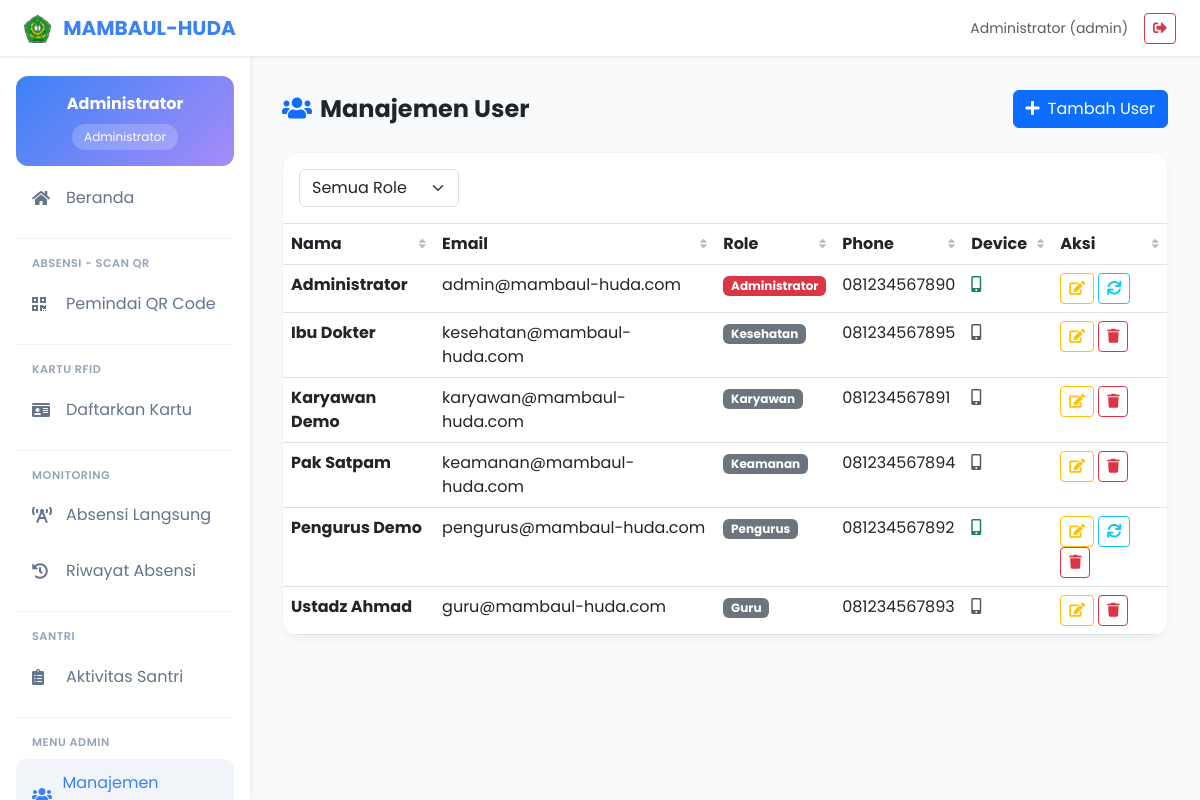
Screenshot of /admin/pengguna.php (signed in) with the database file from the repository.
### tables this page shows
CREATE TABLE `users`  (
  `id` bigint UNSIGNED NOT NULL AUTO_INCREMENT,
  `name` varchar(255) NOT NULL,
  `email` varchar(255) NOT NULL,
  `password` varchar(255) NOT NULL,
  `address` text NULL,
  `role` enum('admin','karyawan','pengurus','guru','keamanan','kesehatan') NOT NULL DEFAULT 'karyawan',
  `foto` varchar(255) NULL DEFAULT 'profile.jpg',
  `phone` varchar(20) NULL DEFAULT NULL,
  `remember_token` varchar(100) NULL DEFAULT NULL,
  `created_at` timestamp NULL DEFAULT CURRENT_TIMESTAMP,
  `updated_at` timestamp NULL DEFAULT CURRENT_TIMESTAMP ON UPDATE CURRENT_TIMESTAMP,
  `deleted_at` timestamp NULL DEFAULT NULL,
  `deleted_by` int NULL DEFAULT NULL,
  PRIMARY KEY (`id`) USING BTREE,
  UNIQUE INDEX `email`(`email` ASC) USING BTREE
);

### config.php (called while the page is built, shortened)
<?php
function getDB()
{
    static $pdo = null;
    if ($pdo === null) {
        try {
            $dsn = "mysql:host=" . DB_HOST . ";port=" . DB_PORT . ";dbname=" . DB_NAME . ";charset=utf8mb4";
            $pdo = new PDO($dsn, DB_USER, DB_PASS, [
                PDO::ATTR_ERRMODE => PDO::ERRMODE_EXCEPTION,
                PDO::ATTR_DEFAULT_FETCH_MODE => PDO::FETCH_ASSOC,
                PDO::ATTR_EMULATE_PREPARES => false,
            ]);
        } catch (PDOException $e) {
            die("Koneksi database gagal: " . $e->getMessage());
        }
    }
    return $pdo;
}
function getCurrentUser()
{
    $pdo = getDB();
    $stmt = $pdo->prepare("SELECT * FROM users WHERE id = ?");
    $stmt->execute([$_SESSION['user_id']]);
    return $stmt->fetch();
}

### functions.php (called while the page is built, shortened)
<?php
require_once __DIR__ . '/config.php';
function e($string)
{
    return htmlspecialchars($string ?? '', ENT_QUOTES, 'UTF-8');
}

### admin/pengguna.php (the view, shortened to what this page needs)
<?php
require_once __DIR__ . '/../functions.php';
$pdo = getDB();
$filterRole = $_GET['role'] ?? '';
$sql = "SELECT u.*, (SELECT COUNT(*) FROM user_devices ud WHERE ud.user_id = u.id) as device_count FROM users u WHERE u.deleted_at IS NULL";
if ($filterRole) {
    $sql .= " AND u.role = ? ORDER BY u.name ASC";
    $stmt = $pdo->prepare($sql);
    $stmt->execute([$filterRole]);
} else {
    $sql .= " ORDER BY u.name ASC";
    $stmt = $pdo->query($sql);
}
$users = $stmt->fetchAll();
?>
<?php include __DIR__ . '/../include/header.php'; ?>
<?php include __DIR__ . '/../include/sidebar.php'; ?>
<div class="main-content">
    <div class="d-flex justify-content-between align-items-center mb-4">
        <h4 class="fw-bold mb-0"><i class="fas fa-users me-2 text-primary"></i>Manajemen User</h4>
        <button class="btn btn-primary" data-bs-toggle="modal" data-bs-target="#modalUser" onclick="resetForm()">
            <i class="fas fa-plus me-1"></i> Tambah User
        </button>
    </div>
    <div class="card-custom">
        <div class="p-3 border-bottom">
            <select class="form-select w-auto" onchange="location.href='pengguna.php?role='+this.value">
                <option value="">Semua Role</option>
            </select>
        </div>
        <div class="table-responsive">
            <table class="table table-hover mb-0 table-sortable">
                <thead class="bg-light">
                    <tr>
                        <th>Nama</th>
                        <th>Email</th>
                        <th>Role</th>
                        <th>Phone</th>
                        <th>Device</th>
                        <th>Aksi</th>
                    </tr>
                </thead>
                <tbody>
                    <?php foreach ($users as $u): ?>
                        <tr>
                            <td><strong><?= e($u['name']) ?></strong></td>
                            <td><?= e($u['email']) ?></td>
                            <td><span
                                    class="badge bg-<?= $u['role'] === 'admin' ? 'danger' : 'secondary' ?>"><?= $roleLabels[$u['role']] ?? ucfirst($u['role']) ?></span>
                            </td>
                            <td><?= e($u['phone'] ?? '-') ?></td>
                            <td>
                                <?= $u['device_count'] > 0 ? '<i class="fas fa-mobile-alt text-success"></i>' : '<i class="fas fa-mobile-alt text-muted"></i>' ?>
                            </td>
                            <td>
                                <button class="btn btn-sm btn-outline-warning"
                                    onclick="editUser(<?= htmlspecialchars(json_encode($u)) ?>)"><i
                                        class="fas fa-edit"></i></button>
                                <?php if ($u['device_count'] > 0): ?>
                                    <form method="POST" class="d-inline" onsubmit="return confirm('Reset device user ini?')">
                                        <button class="btn btn-sm btn-outline-info"><i class="fas fa-sync"></i></button>
                                    </form>
                                <?php endif; ?>
                                <?php if ($u['id'] != $user['id']): ?>
                                    <form method="POST" class="d-inline" onsubmit="return confirm('Hapus user ini?')">
                                        <button class="btn btn-sm btn-outline-danger"><i class="fas fa-trash"></i></button>
                                    </form>
                                <?php endif; ?>
                            </td>
                        </tr>
                    <?php endforeach; ?>
                </tbody>
            </table>
        </div>
    </div>
</div>
<?php include __DIR__ . '/../include/footer.php'; ?>

### include/header.php (shortened to what this page needs)
<?php
$isAdminPage = strpos($_SERVER['REQUEST_URI'], '/admin/') !== false;
$basePath = $isAdminPage ? '../' : '';
$user = getCurrentUser();
$role = $user['role'] ?? '';
?>
<!DOCTYPE html>
<html lang="id">
<head>
    <link rel="stylesheet" href="https://cdnjs.cloudflare.com/ajax/libs/font-awesome/5.15.4/css/all.min.css">
    <link href="https://cdn.jsdelivr.net/npm/bootstrap@5.3.0/dist/css/bootstrap.min.css" rel="stylesheet">
</head>
<body>
    <nav class="navbar navbar-custom fixed-top">
        <div class="container-fluid px-3 px-md-4">
            <div class="d-flex align-items-center">
                <a class="navbar-brand" href="<?= $basePath ?>beranda.php">
                    <img src="<?= $basePath ?>logo-pondok.png" alt="Logo"
                        style="height: 28px; width: auto; margin-right: 8px;">
                    <?= APP_NAME ?>
                </a>
            </div>
            <div class="d-flex align-items-center gap-2 gap-md-3">
                <span class="text-muted small d-none d-sm-inline">
                    <?= e($user['name'] ?? 'Guest') ?> (<?= e($role) ?>)
                </span>
                <button type="button" class="btn btn-outline-danger btn-sm" onclick="confirmLogout()">
                    <i class="fas fa-sign-out-alt"></i>
                </button>
            </div>
        </div>
    </nav>

### include/sidebar.php (shortened to what this page needs)
<?php
$currentPage = basename($_SERVER['PHP_SELF']);
$isAdmin = strpos($_SERVER['PHP_SELF'], '/admin/') !== false;
$basePath = $isAdmin ? '../' : '';
$user = getCurrentUser();
$role = $user['role'] ?? '';
$roleLabels = [
    'admin' => 'Administrator',
    'karyawan' => 'Karyawan',
    'pengurus' => 'Pengurus',
    'guru' => 'Guru',
    'keamanan' => 'Keamanan',
    'kesehatan' => 'Kesehatan'
];
?>
<div class="sidebar">
    <div class="user-badge">
        <div class="fw-bold"><?= e($user['name'] ?? 'User') ?></div>
        <div class="role-badge"><?= $roleLabels[$role] ?? ucfirst($role) ?></div>
    </div>
    <div class="sidebar-scroll">
        <ul class="sidebar-menu">
            <li>
                <a href="<?= $basePath ?>beranda.php" class="<?= $currentPage === 'beranda.php' ? 'active' : '' ?>">
                    <i class="fas fa-home"></i> Beranda
                </a>
            </li>
            <div class="sidebar-divider"></div>
            <div class="sidebar-header">Absensi - Scan QR</div>
            <li>
                <a href="<?= $basePath ?>pemindai.php" class="<?= $currentPage === 'pemindai.php' ? 'active' : '' ?>">
                    <i class="fas fa-qrcode"></i> Pemindai QR Code
                </a>
            </li>
            <div class="sidebar-divider"></div>
            <div class="sidebar-header">Kartu RFID</div>
            <li>
                <a href="<?= $basePath ?>daftar-rfid.php"
                    class="<?= $currentPage === 'daftar-rfid.php' ? 'active' : '' ?>">
                    <i class="fas fa-id-card"></i> Daftarkan Kartu
                </a>
            </li>
            <div class="sidebar-divider"></div>
            <div class="sidebar-header">Monitoring</div>
            <li>
                <a href="<?= $basePath ?>absensi-langsung.php"
                    class="<?= $currentPage === 'absensi-langsung.php' ? 'active' : '' ?>">
                    <i class="fas fa-broadcast-tower"></i> Absensi Langsung
                </a>
            </li>
            <li>
                <a href="<?= $basePath ?>riwayat.php" class="<?= $currentPage === 'riwayat.php' ? 'active' : '' ?>">
                    <i class="fas fa-history"></i> Riwayat Absensi
                </a>
            </li>
            <div class="sidebar-divider"></div>
            <div class="sidebar-header">Santri</div>
            <li>
                <a href="<?= $basePath ?>aktivitas.php" class="<?= $currentPage === 'aktivitas.php' ? 'active' : '' ?>">
                    <i class="fas fa-clipboard-list"></i>
                    <?= $role === 'kesehatan' ? 'Laporan Kesehatan' : 'Aktivitas Santri' ?>
                </a>
            </li>
            <?php if ($role === 'admin'): ?>
                <div class="sidebar-divider"></div>
                <div class="sidebar-header">Menu Admin</div>
                <li>
                    <a href="<?= $basePath ?>admin/pengguna.php"
                        class="<?= $currentPage === 'pengguna.php' ? 'active' : '' ?>">
                        <i class="fas fa-users"></i> Manajemen Pengguna
                    </a>
                </li>
            <?php endif; ?>
        </ul>
    </div>
</div>

### include/header.php (style rules this page uses)
:root { --primary-color: #3b82f6; --primary-hover: #2563eb; --bg-color: #f8fafc; }
body { font-family: 'Poppins', sans-serif; background-color: var(--bg-color); scrollbar-width: none; -ms-overflow-style: none; }
* { scrollbar-width: none; -ms-overflow-style: none; }
.navbar-custom { background: white; box-shadow: 0 1px 3px rgba(0, 0, 0, 0.1); }
.navbar-brand { font-weight: 700; color: var(--primary-color) !important; }
.card-custom { background: white; border-radius: 16px; box-shadow: 0 4px 6px -1px rgba(0, 0, 0, 0.05); border: 1px solid #f1f5f9; overflow: hidden; }
.main-content { margin-left: 250px; padding: 2rem; padding-top: 90px; }
.table-sortable thead th { cursor: pointer; user-select: none; position: relative; padding-right: 25px !important; transition: background-color 0.15s; }
.table-sortable thead th::after { content: '\f0dc'; font-family: 'Font Awesome 5 Free'; font-weight: 900; position: absolute; right: 8px; top: 50%; transform: translateY(-50%); opacity: 0.3; font-size: 0.75rem; }

### include/sidebar.php (style rules this page uses)
.sidebar { width: 250px; background: white; height: 100vh; box-shadow: 2px 0 5px rgba(0, 0, 0, 0.05); position: fixed; left: 0; top: 0; padding-top: 60px; z-index: 1000; display: flex; flex-direction: column; }
.sidebar-scroll { flex: 1; overflow-y: auto; padding-bottom: 1rem; }
.sidebar-menu { list-style: none; padding: 0 1rem 1rem; margin: 0; }
.sidebar-menu li { margin-bottom: 0.5rem; }
.sidebar-menu a { display: flex; align-items: center; padding: 0.75rem 1rem; border-radius: 10px; color: #64748b; text-decoration: none; transition: all 0.2s; }
.sidebar-menu a:hover, .sidebar-menu a.active { background: #f1f5f9; color: var(--primary-color); }
.sidebar-menu a i { width: 24px; margin-right: 10px; }
.sidebar-divider { border-top: 1px solid #f1f5f9; margin: 1rem 0; }
.sidebar-header { font-size: 0.7rem; font-weight: 600; color: #94a3b8; text-transform: uppercase; letter-spacing: 0.05em; padding: 0 1rem; margin-bottom: 0.5rem; }
.user-badge { background: linear-gradient(135deg, var(--primary-color), #a78bfa); color: white; padding: 1rem; margin: 1rem 1rem 0.5rem; border-radius: 12px; text-align: center; flex-shrink: 0; }
.user-badge .role-badge { background: rgba(255, 255, 255, 0.2); padding: 0.25rem 0.75rem; border-radius: 20px; font-size: 0.75rem; display: inline-block; margin-top: 0.5rem; }

### rows the page displays
users: name "Administrator", role "admin", role "Administrator", email "admin@mambaul-huda.com", phone "081234567890"
users: name "Ibu Dokter", email "kesehatan@mambaul-huda.com", role "Kesehatan", phone "081234567895"
users: name "Karyawan Demo", email "karyawan@mambaul-huda.com", role "Karyawan", phone "081234567891"
users: name "Pak Satpam", email "keamanan@mambaul-huda.com", role "Keamanan", phone "081234567894"
users: name "Pengurus Demo", email "pengurus@mambaul-huda.com", role "Pengurus", phone "081234567892"
users: name "Ustadz Ahmad", email "guru@mambaul-huda.com", role "Guru", phone "081234567893"

### other values shown
APP_NAME "MAMBAUL-HUDA"
